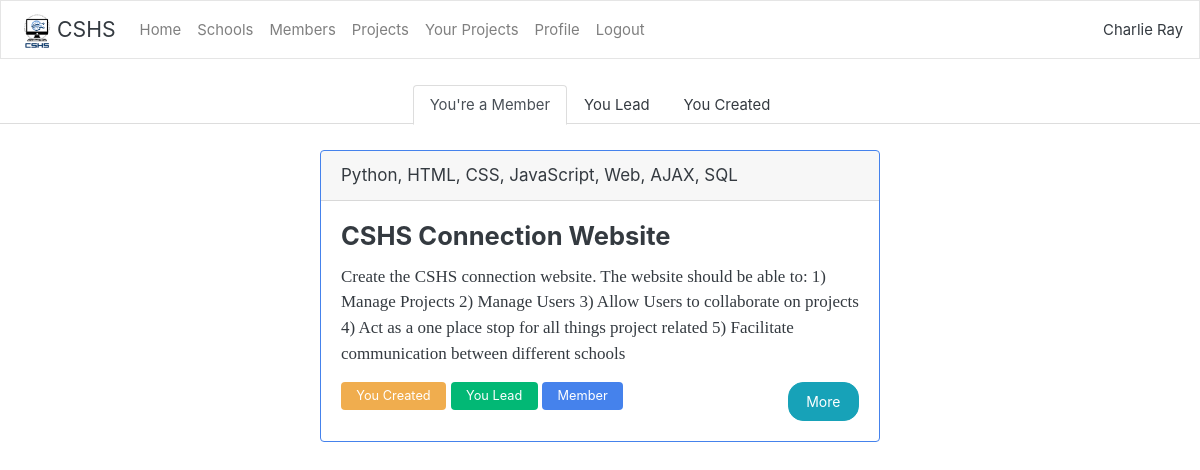
The page /profile/projects/ (signed in) on the database its author committed.
### users/models.py (models this page shows)
class User(AbstractUser):
    username = models.CharField(_("username"), max_length=100)
    email = models.EmailField(_('email address'), unique=True)
    USERNAME_FIELD = 'email'
    REQUIRED_FIELDS = ['username']
    objects = UserManager()

### projects/models.py (models this page shows)
class Project(models.Model):
    creator = models.ForeignKey(settings.AUTH_USER_MODEL, on_delete=models.DO_NOTHING, related_name="created_projects", null=False)
    project_leader = models.ForeignKey(settings.AUTH_USER_MODEL, on_delete=models.DO_NOTHING, related_name="leaded_projects", null=True)
    project_members = models.ManyToManyField(settings.AUTH_USER_MODEL, related_name="projects")
    title = models.CharField(max_length=50, null=False)
    description = models.TextField()
    related_skills = models.JSONField()
    difficulty = models.IntegerField()
    start_date = models.DateField(null=True)
    completion_date = models.DateField(null=True)
    deadline = models.DateField()
    active = models.BooleanField(default=True)

### profiles/views.py (the view)
# urls.py: path("projects/", views.user_projects, name="user_projects"),
def user_projects(response):
    context ={}
    user = response.user
    context['member_projects'] = user.projects.all()
    context['leader_projects'] = user.leaded_projects.all()
    context['creator_projects'] = user.created_projects.all()
    context['possessive'] = "You"
    return render(response, "profiles/userprojects.html", context)

### projects/templatetags/project_functions.py (called while the page is built)
@register.filter(name='format_relative_skills')
def format_relative_skills(skills):
    return_str = ""
    for item in skills:
        if item == "":
            pass
        else:
            return_str += str(item) + ", "
    return return_str[:-2]

### profiles/templates/profiles/userprojects.html (shortened to what this page needs)
{% extends "main/home.html" %}
{% load crispy_forms_tags %}
{% load project_functions %}
{% block constantcontent %}
    <br>
    <div style="margin: auto; text-align: center;">
    <ul class="nav nav-tabs">
        <div style="margin: auto; display: flex;">
        <li class="nav-item">
          <a class="nav-link active" data-toggle="tab" onclick="showMember()" id="member_tag">You're a Member</a>
        </li>
        <li class="nav-item">
            <a class="nav-link" data-toggle="tab" onclick="showLeaded()" id="leader_tag">You Lead</a>
          </li>
        <li class="nav-item">
          <a class="nav-link " data-toggle="tab" onclick="showCreated()" id="creator_tag">You Created</a>
        </li>
        </div>
      </ul>
    </div>
    <br>
    <div id="member_projects">
        {% for project in member_projects %}
            <div class="card border-primary mb-3 project" style="max-width: 35rem;">
                <div class="card-header">{{project.related_skills | format_relative_skills}}</div>
                <div class="card-body">
                <h4 class="card-title">{{project.title}}</h4>
                <p class="card-text project-description">{{project.description}}</p>
                {% if project in user.created_projects.all %}
                    <span class="badge badge-warning">{{possessive}} Created</span>
                {% endif %}
                {% if project in user.leaded_projects.all %}
                    <span class="badge badge-success">{{possessive}} Lead</span>
                {% endif %}
                {% if project in user.projects.all %}
                    <span class="badge badge-primary">Member</span>
                {% endif %}
                <a type="button" class="btn btn-info" style="float: right;" href="/projects/{{project.id}}">More</a>
                </div>
            </div>
        {% endfor %}
    </div>
{% endblock %}

### main/templates/main/home.html (shortened to what this page needs)
{% extends "main/base.html" %}
{% load static %}
{% block content %}
<nav class="navbar navbar-expand-lg navbar-light bg-light">
    <img src = "{% static 'main/images/cshslogo.png' %}" width="40" height="40">
    <a class="navbar-brand">CSHS</a>
    <div class="collapse navbar-collapse" id="navbarColor03">
      <ul class="navbar-nav mr-auto">
        <li class="nav-item">
            <a class="nav-link" href="/home">Home</a>
        </li>
        <li class="nav-item">
            <a class="nav-link" href="/schools">Schools</a>
        </li>
        <li class="nav-item">
            <a class="nav-link" href="/users/view">Members</a>
        </li>
        {% if user.is_authenticated %}
            <li class="nav-item">
                <a class="nav-link" href="/projects/">Projects</a>
            </li>
            <li class="nav-item">
                <a class="nav-link" href="/profile/projects/">Your Projects</a>
            </li>
            <li class="nav-item">
                <a class="nav-link" href="/profile/">Profile</a>
            </li>
            <li class="nav-item">
                <a class="nav-link" href="/logout/">Logout</a>
            </li>
        {% endif %}
      </ul>
      <form class="form-inline my-2 my-lg-0">
        <a>{{user.username}}</a>
      </form>
    </div>
  </nav>
  {% block constantcontent %}{% endblock %}
{% endblock %}

### profiles/templates/profiles/userprojects.html (style rules this page uses)
.project { margin: auto; }
.project-description { max-height: 15em; text-overflow: ellipsis; overflow: hidden }

### rows shown on the page
User: username "Charlie Ray"
Project: related_skills "Python, HTML, CSS, JavaScript, Web, AJAX, SQL", title "CSHS Connection Website", description "Create the CSHS connection website. The website should be able to: 1) Manage Projects 2) Manage Users 3) Allow Users to collaborate on projects 4) Act as a one place stop for all things project related 5) Facilitate communication between different schools", possessive "You", shows "Member"
